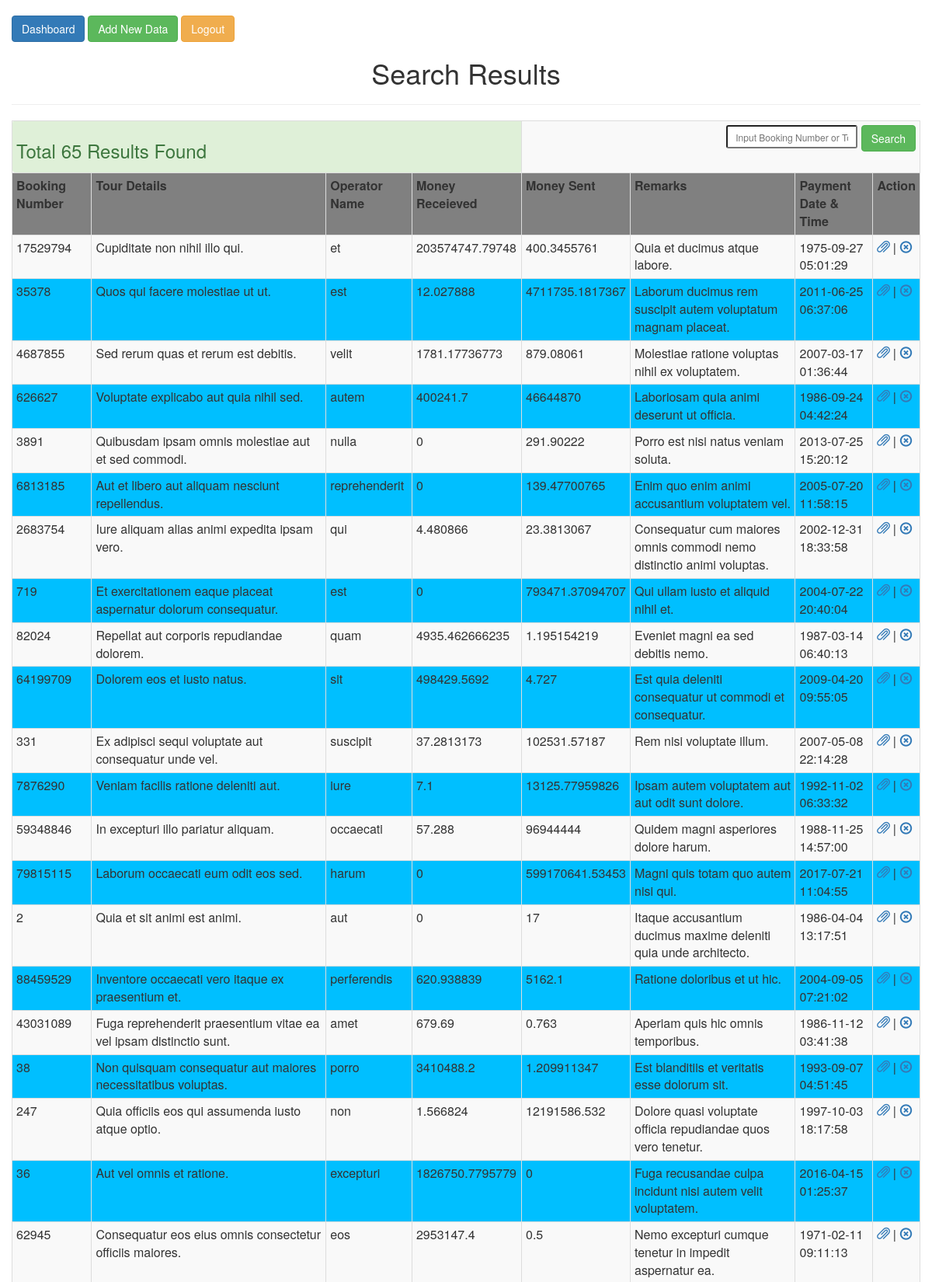
Page /search.php (signed in, upper part) on the committed database.
### tables this page shows
CREATE TABLE IF NOT EXISTS `info` (
  `id` int(10) NOT NULL AUTO_INCREMENT,
  `booking_id` varchar(10) NOT NULL,
  `tour_detail` text NOT NULL,
  `operator_name` tinytext NOT NULL,
  `money_in` double NOT NULL,
  `money_out` double NOT NULL,
  `file_link` tinytext NOT NULL,
  `remarks` tinytext NOT NULL,
  `date_time` timestamp NOT NULL DEFAULT CURRENT_TIMESTAMP,
  `deleted_at` timestamp NULL DEFAULT NULL,
  PRIMARY KEY (`id`)
);

### search.php (the view, shortened to what this page needs)
<?php
if (!(isset($_SESSION['un']))){
    header("location:index.php");
}
else {
    require_once("config.php");
    $sterm=$_GET['search'];
  	$sql = "SELECT * FROM info where deleted_at is NULL and (booking_id LIKE '%$sterm%' or operator_name LIKE '%$sterm%' or tour_detail LIKE '%$sterm%' ) order by id DESC";
	$rs_result = mysqli_query ($conn,$sql);
	$totalres=mysqli_num_rows($rs_result);
}
?>
<html>
<head>
    <link rel="stylesheet" href="css.css">
        <link rel="stylesheet" href="css/bootstrap.min.css">
</head>
<body class="container-fluid">
<br>
<a href="admin.php"> <span class="btn btn-primary">Dashboard</span></a>
<a href="add.php"> <span class="btn btn-success">Add New Data</span></a>
<a href="logout.php"><span class="btn btn-warning">Logout</span></a>
<center><h1>Search Results</h1></center><hr>
<table class="table table-striped table-bordered table-condensed">
<tr>
<td colspan="4" class="alert alert-success">
	<?php echo "<h3>Total ".$totalres." Results Found</h3>";?>
</td>
<td colspan="4">
<form method="get" action="search.php" style="float:right">
<input type="text" name="search" placeholder="Input Booking Number or Tour Details or Operator Name" class="input-sm"/>
<input type="submit" value="Search" class="btn btn-success"/>
</form>
</td>
</tr>
    <tr>
        <th>Booking Number</th>
        <th>Tour Details</th>
        <th>Operator Name</th>
        <th>Money Receieved</th>
        <th>Money Sent</th>
        <th>Remarks</th>
        <th>Payment Date & Time</th>
        <th>Action</th>
    </tr>
    <?php
    while($res=mysqli_fetch_array($rs_result)) {
        echo "<tr>";
        echo "<td>".$res['booking_id']."</td>";
		echo "<td>".$res['tour_detail']."</td>";
		echo "<td>".$res['operator_name']."</td>";
		echo "<td>".$res['money_in']."</td>";
		echo "<td>".$res['money_out']."</td>";
		echo "<td>".$res['remarks']."</td>";
		echo "<td>".$res['date_time']."</td>";
		echo "<td><a href=./".$res['file_link']." target='_blank'><span class='glyphicon glyphicon-paperclip'></span></a> | <a href=\"delete.php?id=$res[id]\" onClick=\"return confirm('Are you sure you want to delete?')\"><span class='glyphicon glyphicon-remove-circle'></span></a></td>";
    }
    ?>
</table>
</body>
</html>

### css.css (style rules this page uses)
tr:nth-child(odd) { background: #58D3F7; }
tr:nth-child(even) { background: #00BFFF; }
th { background:grey; }

### rows in the picture
info: booking "17529794", tour_detail "Cupiditate non nihil illo qui.", operator_name "et", money_in "203574747.79748", money_out "400.3455761", remarks "Quia et ducimus atque labore.", date_time "1975-09-27 05:01:29"
info: booking "35378", tour_detail "Quos qui facere molestiae ut ut.", operator_name "est", money_in "12.027888", money_out "4711735.1817367", remarks "Laborum ducimus rem suscipit autem voluptatum magnam placeat.", date_time "2011-06-25 06:37:06"
info: booking "4687855", tour_detail "Sed rerum quas et rerum est debitis.", operator_name "velit", money_in "1781.17736773", money_out "879.08061", remarks "Molestiae ratione voluptas nihil ex voluptatem.", date_time "2007-03-17 01:36:44"
info: booking "626627", tour_detail "Voluptate explicabo aut quia nihil sed.", operator_name "autem", money_in "400241.7", money_out "46644870", remarks "Laboriosam quia animi deserunt ut officia.", date_time "1986-09-24 04:42:24"
info: booking "3891", tour_detail "Quibusdam ipsam omnis molestiae aut et sed commodi.", operator_name "nulla", money_in "0", money_out "291.90222", remarks "Porro est nisi natus veniam soluta.", date_time "2013-07-25 15:20:12"
info: booking "6813185", tour_detail "Aut et libero aut aliquam nesciunt repellendus.", operator_name "reprehenderit", money_in "0", money_out "139.47700765", remarks "Enim quo enim animi accusantium voluptatem vel.", date_time "2005-07-20 11:58:15"
info: booking "2683754", tour_detail "Iure aliquam alias animi expedita ipsam vero.", operator_name "qui", money_in "4.480866", money_out "23.3813067", remarks "Consequatur cum maiores omnis commodi nemo distinctio animi voluptas.", date_time "2002-12-31 18:33:58"
info: booking "719", tour_detail "Et exercitationem eaque placeat aspernatur dolorum consequatur.", operator_name "est", money_in "0", money_out "793471.37094707", remarks "Qui ullam iusto et aliquid nihil et.", date_time "2004-07-22 20:40:04"
info: booking "82024", tour_detail "Repellat aut corporis repudiandae dolorem.", operator_name "quam", money_in "4935.462666235", money_out "1.195154219", remarks "Eveniet magni ea sed debitis nemo.", date_time "1987-03-14 06:40:13"
info: booking "64199709", tour_detail "Dolorem eos et iusto natus.", operator_name "sit", money_in "498429.5692", money_out "4.727", remarks "Est quia deleniti consequatur ut commodi et consequatur.", date_time "2009-04-20 09:55:05"
info: booking "331", tour_detail "Ex adipisci sequi voluptate aut consequatur unde vel.", operator_name "suscipit", money_in "37.2813173", money_out "102531.57187", remarks "Rem nisi voluptate illum.", date_time "2007-05-08 22:14:28"
info: booking "7876290", tour_detail "Veniam facilis ratione deleniti aut.", operator_name "iure", money_in "7.1", money_out "13125.77959826", remarks "Ipsam autem voluptatem aut aut odit sunt dolore.", date_time "1992-11-02 06:33:32"
info: booking "59348846", tour_detail "In excepturi illo pariatur aliquam.", operator_name "occaecati", money_in "57.288", money_out "96944444", remarks "Quidem magni asperiores dolore harum.", date_time "1988-11-25 14:57:00"
info: booking "79815115", tour_detail "Laborum occaecati eum odit eos sed.", operator_name "harum", money_in "0", money_out "599170641.53453", remarks "Magni quis totam quo autem nisi qui.", date_time "2017-07-21 11:04:55"
info: booking "2", tour_detail "Quia et sit animi est animi.", operator_name "aut", money_in "0", money_out "17", remarks "Itaque accusantium ducimus maxime deleniti quia unde architecto.", date_time "1986-04-04 13:17:51"
info: booking "88459529", tour_detail "Inventore occaecati vero itaque ex praesentium et.", operator_name "perferendis", money_in "620.938839", money_out "5162.1", remarks "Ratione doloribus et ut hic.", date_time "2004-09-05 07:21:02"
info: booking "43031089", tour_detail "Fuga reprehenderit praesentium vitae ea vel ipsam distinctio sunt.", operator_name "amet", money_in "679.69", money_out "0.763", remarks "Aperiam quis hic omnis temporibus.", date_time "1986-11-12 03:41:38"
info: booking "38", tour_detail "Non quisquam consequatur aut maiores necessitatibus voluptas.", operator_name "porro", money_in "3410488.2", money_out "1.209911347", remarks "Est blanditiis et veritatis esse dolorum sit.", date_time "1993-09-07 04:51:45"
info: booking "247", tour_detail "Quia officiis eos qui assumenda iusto atque optio.", operator_name "non", money_in "1.566824", money_out "12191586.532", remarks "Dolore quasi voluptate officia repudiandae quos vero tenetur.", date_time "1997-10-03 18:17:58"
info: booking "36", tour_detail "Aut vel omnis et ratione.", operator_name "excepturi", money_in "1826750.7795779", money_out "0", remarks "Fuga recusandae culpa incidunt nisi autem velit voluptatem.", date_time "2016-04-15 01:25:37"
info: booking "62945", tour_detail "Consequatur eos eius omnis consectetur officiis maiores.", operator_name "eos", money_in "2953147.4", money_out "0.5", remarks "Nemo excepturi cumque tenetur in impedit aspernatur ea.", date_time "1971-02-11 09:11:13"

### other values in the picture
$totalres "65"
